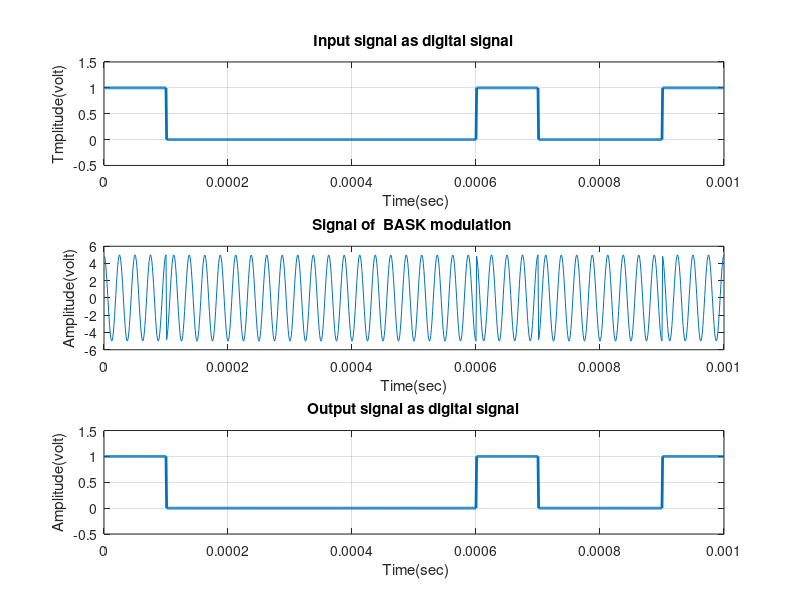

This chart was generated by the following MATLAB code:
% ********************* BPSK modulation and de-modulation ****************%

clc;
clear all;
close all;


% ********************* Define transmitted signal *************************

N=10; % Number of bits , size of transmitted signal x_inp=[x_1 x_2 ... x_N] 
x_inp= randint(1,N);  % binary signal 0 or 1 % message to be transmitted                               
Tb=0.0001; % bit period (second)   


% ********************* Represent input signal as digital signal ****
x_bit=[]; 
nb=100; % bbit/bit
for n=1:1:N   % 
    if x_inp(n)==1;  % 
       x_bitt=ones(1,nb);
    else x_inp(n)==0;
        x_bitt=zeros(1,nb);
    end
     x_bit=[x_bit x_bitt];
end

t1=Tb/nb:Tb/nb:nb*N*(Tb/nb); % time of the signal 
f1 = figure(1);
set(f1,'color',[1 1 1]);
subplot(3,1,1);
plot(t1,x_bit,'lineWidth',2);grid on;
axis([ 0 Tb*N -0.5 1.5]);
ylabel('Tmplitude(volt)');
xlabel(' Time(sec)');
title('Input signal as digital signal');


% ********************* Define BFSK Modulation ****************************
Ac=5;  % Amplitude of carrier signal
mc=4;  % fc>>fs fc=mc*fs fs=1/Tb
fc=mc*(1/Tb); % carrier frequency for bit 1
fi1=0; % carrier phase for bit 1
fi2=pi; % carrier phase for bit 0
t2=Tb/nb:Tb/nb:Tb;                 
t2L=length(t2);
x_mod=[];
for (i=1:1:N)
    if (x_inp(i)==1)
        x_mod0=Ac*cos(2*pi*fc*t2+fi1);%modulation signal with carrier signal 1
    else
        x_mod0=Ac*cos(2*pi*fc*t2+fi2);%modulation signal with carrier signal 2
    end
    x_mod=[x_mod x_mod0];
end
t3=Tb/nb:Tb/nb:Tb*N;
subplot(3,1,2);
plot(t3,x_mod);
xlabel('Time(sec)');
ylabel('Amplitude(volt)');
title('Signal of  BASK modulation ');


% ********************* Transmitted signal x ******************************
x=x_mod;

% ********************* Channel model h and w *****************************
h=1; % Fading 
w=0; % Noise

% ********************* Received signal y *********************************
y=h.*x+w;


% ********************* Define BPSK Demodulation **************************

y_dem=[];
for n=t2L:t2L:length(y)
  t=Tb/nb:Tb/nb:Tb;
  c=cos(2*pi*fc*t); % carrier siignal 
  y_dem0=c.*y((n-(t2L-1)):n);
  t4=Tb/nb:Tb/nb:Tb;
  z=trapz(t4,y_dem0); % intregation 
  A_dem=round((2*z/Tb));                                     
  if(A_dem>Ac/2) % logic level = Ac/2
    A=1;
  else
    A=0;
  end
  y_dem=[y_dem A];
end

x_out=y_dem; % output signal;

% *************** Represent output signal as digital signal ***************
xx_bit=[];
for n=1:length(x_out);
    if x_out(n)==1;
       xx_bitt=ones(1,nb);
    else x_out(n)==0;
        xx_bitt=zeros(1,nb);
    end
     xx_bit=[xx_bit xx_bitt];

end
t4=Tb/nb:Tb/nb:nb*length(x_out)*(Tb/nb);
subplot(3,1,3)
plot(t4,xx_bit,'LineWidth',2);grid on;
axis([ 0 Tb*length(x_out) -0.5 1.5]);
ylabel('Amplitude(volt)');
xlabel(' Time(sec)');
title('Output signal as digital signal');


% **************************** end of program *****************************